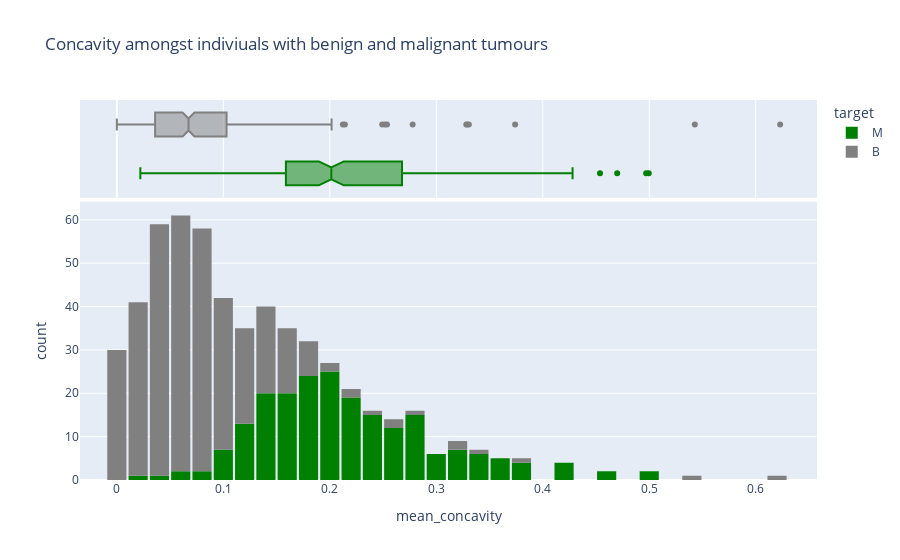

Here is the notebook cell this chart was saved with:
### Code cell
fig7= px.histogram(merged_df_chopped, 
                   x='mean_concavity', 
                   marginal='box', 
                   color='target', 
                   color_discrete_sequence=['green', 'grey'], 
                   title='Concavity amongst indiviuals with benign and malignant tumours')
fig7.update_layout(bargap=0.1)
fig7.show()

### Figure 1 — Plotly figure (JSON) as saved in the notebook; plotly's stock layout.template omitted (floating-point values rounded to 4 significant figures; data arrays with more than 128 entries replaced by an {"elided": "..."} marker saying what was removed)
{"data": [{"alignmentgroup": "True", "bingroup": "x", "hovertemplate": "target=M<br>mean_concavity=%{x}<br>count=%{y}<extra></extra>", "legendgroup": "M", "marker": {"color": "green", "pattern": {"shape": ""}}, "name": "M", "offsetgroup": "M", "orientation": "v", "showlegend": true, "type": "histogram", "x": {"elided": "212 float values"}, "xaxis": "x", "yaxis": "y"}, {"alignmentgroup": "True", "hovertemplate": "target=M<br>mean_concavity=%{x}<extra></extra>", "legendgroup": "M", "marker": {"color": "green"}, "name": "M", "notched": true, "offsetgroup": "M", "showlegend": false, "type": "box", "x": {"elided": "212 float values"}, "xaxis": "x2", "yaxis": "y2"}, {"alignmentgroup": "True", "bingroup": "x", "hovertemplate": "target=B<br>mean_concavity=%{x}<br>count=%{y}<extra></extra>", "legendgroup": "B", "marker": {"color": "grey", "pattern": {"shape": ""}}, "name": "B", "offsetgroup": "B", "orientation": "v", "showlegend": true, "type": "histogram", "x": {"elided": "357 float values"}, "xaxis": "x", "yaxis": "y"}, {"alignmentgroup": "True", "hovertemplate": "target=B<br>mean_concavity=%{x}<extra></extra>", "legendgroup": "B", "marker": {"color": "grey"}, "name": "B", "notched": true, "offsetgroup": "B", "showlegend": false, "type": "box", "x": {"elided": "357 float values"}, "xaxis": "x2", "yaxis": "y2"}], "layout": {"bargap": 0.1, "barmode": "relative", "legend": {"title": {"text": "target"}, "tracegroupgap": 0}, "title": {"text": "Concavity amongst indiviuals with benign and malignant tumours"}, "xaxis": {"anchor": "y", "domain": [0, 1], "title": {"text": "mean_concavity"}}, "xaxis2": {"anchor": "y2", "domain": [0, 1], "matches": "x", "showgrid": true, "showticklabels": false}, "yaxis": {"anchor": "x", "domain": [0, 0.7326], "title": {"text": "count"}}, "yaxis2": {"anchor": "x2", "domain": [0.7426, 1], "matches": "y2", "showgrid": false, "showline": false, "showticklabels": false, "ticks": ""}}}
